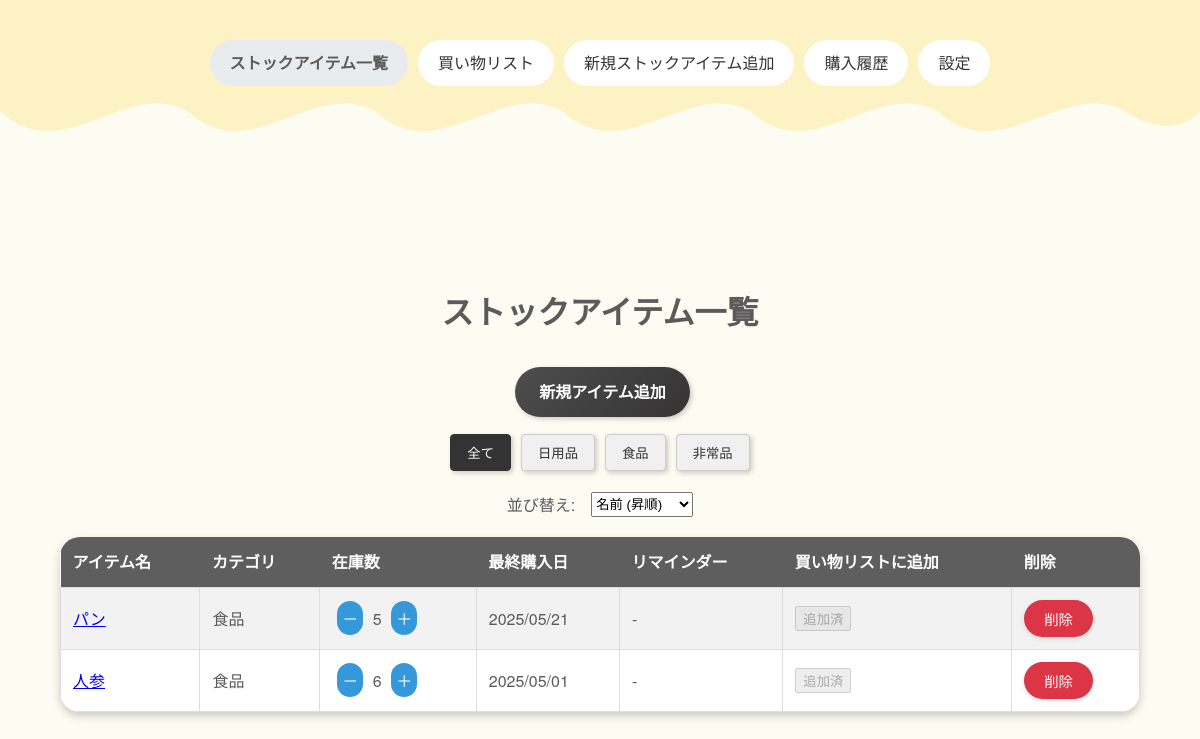
/items/ (signed in), run on the app's committed database.
### App/models.py (models this page shows, shortened)
class ItemCategory(models.Model):
    user = models.ForeignKey(settings.AUTH_USER_MODEL, on_delete=models.CASCADE)
    name = models.CharField(max_length=50, blank=False, null=False)
    display_order = models.IntegerField(default=1)
    created_at = models.DateTimeField(auto_now_add=True)
    updated_at = models.DateTimeField(auto_now=True)
    class Meta:
        db_table = "App_category"

class Item(models.Model):
    user = models.ForeignKey(settings.AUTH_USER_MODEL, on_delete=models.CASCADE)
    category = models.ForeignKey('ItemCategory', on_delete=models.CASCADE)
    name = models.CharField(max_length=50)
    stock_quantity = models.IntegerField(default=0)
    memo = models.CharField(max_length=500, blank=True, null=True)
    stock_min_threshold = models.IntegerField(default=1)
    purchase_interval_days = models.IntegerField(null=True, blank=True, verbose_name="購入頻度（日）")
    reminder = models.BooleanField(default=True)
    created_at = models.DateTimeField(auto_now_add=True)
    updated_at = models.DateTimeField(auto_now=True)

class PurchaseHistory(models.Model):
    item = models.ForeignKey(Item, related_name='purchase_histories', on_delete=models.CASCADE)
    purchased_date = models.DateField(null=True, blank=True)
    purchased_quantity = models.IntegerField()
    created_at = models.DateTimeField(auto_now_add=True)
    updated_at = models.DateTimeField(auto_now=True)

### App/views.py (the view)
# urls.py: path('items/', item_list, name='item_list'),
def item_list(request):
    user = request.user
    manually_added_items = set(PurchaseItem.objects.filter(item__user=user).values_list('item_id', flat=True))
    print(f"DEBUG (after fix - manually_added_items from PurchaseItem): {manually_added_items}")
    low_stock_items = set(Item.objects.filter(user=user, stock_quantity__lt=models.F('stock_min_threshold')).values_list('id', flat=True))
    print(f"DEBUG (after fix - low_stock_items): {low_stock_items}")
    shopping_list_items = manually_added_items | low_stock_items  # `set` の和集合で統合
    print(f"DEBUG (before item_list processing): shopping_list_items (calculated) = {shopping_list_items}")
    items = Item.objects.filter(user=user)
    categories = ItemCategory.objects.filter(user=user).order_by('display_order')
    selected_category = request.GET.get('category', 'all')
    if selected_category == 'all':
        displayed_items = items
    else:
        displayed_items = items.filter(category__name=selected_category)
    sort_by = request.GET.get('sort', 'name_asc')
    if sort_by == 'name_asc':
        displayed_items = displayed_items.order_by('name')
    elif sort_by == 'name_desc':
        displayed_items = displayed_items.order_by('-name')
    elif sort_by == 'stock_asc':
        displayed_items = displayed_items.order_by('stock_quantity')
    elif sort_by == 'stock_desc':
        displayed_items = displayed_items.order_by('-stock_quantity')
    item_data = []
    for item in displayed_items:
        last_purchase = item.purchase_histories.order_by('-purchased_date').first()
        last_purchase_date = last_purchase.purchased_date if last_purchase else None
        purchase_frequency = item.purchase_interval_days or 0
        next_purchase_date = (
            last_purchase_date + timedelta(days=purchase_frequency) if last_purchase_date and purchase_frequency else None
        )
        reminder_due = (
            item.reminder and  # 🔹 これを追加
            next_purchase_date and
            next_purchase_date <= now().date() and
            item.id not in shopping_list_items
        )
        item_data.append({
            'item': item,
            'last_purchase_date': last_purchase_date,
            'reminder_due': reminder_due,  # リマインダー表示条件
        })
    if sort_by == 'date_asc':
        item_data = sorted(item_data, key=lambda x: x['last_purchase_date'] or date.min)
    elif sort_by == 'date_desc':
        item_data = sorted(item_data, key=lambda x: x['last_purchase_date'] or date.min, reverse=True)
    print(f"DEBUG (before render): shopping_list_items = {shopping_list_items}")
    return render(request, 'item_list.html', {
        'categories': categories,
        'selected_category': selected_category,
        'displayed_items': displayed_items,
        'item_data': item_data,
        'shopping_list_items': list(shopping_list_items),
        'sort_by': sort_by,
    })

### App/templates/item_list.html (shortened to what this page needs)
<!DOCTYPE html>
<html lang="ja">
{% extends "base.html" %}
{% load static %}
{% block content %}
<body class="item-list-page">
    <h1>ストックアイテム一覧</h1>
    <div class="itemlist-choice">
        <a href="{% url 'add_item' %}" class="btn-add-item">新規アイテム追加</a>
    </div>
    <div class="category-buttons">
            <button class="category-btn {% if selected_category == 'all' %}active{% endif %}" onclick="window.location.href='?category=all'">全て</button>
        {% for category in categories %}
            <button class="category-btn {% if selected_category == category.name %}active{% endif %}" onclick="window.location.href='?category={{ category.name }}'">
                {{ category.name }}
            </button>
        {% endfor %}
    </div>
    <div class="sort-options">
        <label for="sort-by">並び替え:</label>
        <select id="sort-by" onchange="location.href='?category={{ selected_category }}&sort='+this.value">
            <option value="name_asc" {% if sort_by == 'name_asc' %}selected{% endif %}>名前 (昇順)</option>
        </select>
    </div>
    {% if not displayed_items %}
        <p class="no-items">まだアイテムが登録されていません。</p>
    {% else %}
        <table>
            <thead>
                <tr>
                    <th>アイテム名</th>
                    <th>カテゴリ</th>
                    <th>在庫数</th>
                    <th>最終購入日</th>
                    <th>リマインダー</th>
                    <th>買い物リストに追加</th>
                    <th>削除</th>
                </tr>
            </thead>
            <tbody>
                {% for entry in item_data %}
                <tr id="item-{{ entry.item.id }}">
                    <td>
                        <a href="{% url 'edit_item' entry.item.id %}" class="item-name">{{ entry.item.name }}</a>
                    </td>
                    <td>{{ entry.item.category.name }}</td>
                    <td>
                        <div class="stock-control">
                            <button class="decrement" data-item-id="{{ entry.item.id }}">－</button>
                            <span class="stock-quantity">{{ entry.item.stock_quantity }}</span>
                            <button class="increment" data-item-id="{{ entry.item.id }}">＋</button>
                        </div>
                    </td>
                    <td>
                        {% if entry.last_purchase_date %}
                            {{ entry.last_purchase_date|date:"Y/m/d" }}
                        {% else %}
                            不明
                        {% endif %}
                    </td>
                    <td>
                        {% if entry.reminder_due %}
                            <span class="reminder-warning">そろそろ購入時期です。在庫数を確認してください。</span>
                        {% else %}
                            -
                        {% endif %}
                    </td>
                    <td>
                        {% with item_id=entry.item.id|stringformat:"s" %}
                            {% if item_id in shopping_list_items|join:"," %}
                                <button class="add-to-list" data-item-id="{{ entry.item.id }}" disabled>追加済</button>
                            {% else %}
                                <button class="add-to-list" data-item-id="{{ entry.item.id }}">追加</button>
                            {% endif %}
                        {% endwith %}
                    </td>
                    <td >
                        <button type="button" class="btn-warning delete-item" data-item-id="{{ entry.item.id }}">削除</button>
                    </td>
                </tr>
                {% endfor %}
            </tbody>
        </table>
    {% endif %}
</body>
{% endblock %}

### App/templates/base.html (shortened to what this page needs)
<!DOCTYPE html>
<html lang="ja">
{% load static %}
<head>
    <link rel="stylesheet" href="{% static 'css/styles.css' %}">
</head>
<body>
    <header id="main-header" class="wave-header">
        <nav class="navigation">
            <ul>
                <li>
                    <a href="{% url 'item_list' %}" class="nav-item {% if request.resolver_match.url_name == 'item_list' %}active{% endif %}">
                        ストックアイテム一覧
                    </a>
                </li>
                <li>
                    <a href="{% url 'shopping_list' %}" class="nav-item {% if request.resolver_match.url_name == 'shopping_list' %}active{% endif %}">
                        買い物リスト
                    </a>
                </li>
                <li>
                    <a href="{% url 'add_item' %}" class="nav-item {% if request.resolver_match.url_name == 'add_item' %}active{% endif %}">
                        新規ストックアイテム追加
                    </a>
                </li>
                <li>
                    <a href="{% url 'purchase_history_list' %}" class="nav-item {% if request.resolver_match.url_name == 'purchase_history_list' %}active{% endif %}">
                        購入履歴
                    </a>
                </li>
                <li>
                    <a href="{% url 'settings' %}" class="nav-item {% if request.resolver_match.url_name == 'settings' %}active{% endif %}">
                        設定
                    </a>
                </li>
            </ul>
        </nav>
        <div class="wave">
            <div class="u-pc">
                <svg xmlns="http://www.w3.org/2000/svg" viewBox="0 0 1440 120">
                    <path fill="#fcf2c3" fill-opacity="1" d="
                        M0,90
                        C75,160 150,50 225,90
                        C300,160 375,50 450,90
                        C525,160 600,50 675,90
                        C750,160 825,50 900,90
                        C975,160 1050,50 1125,90
                        C1200,160 1275,50 1350,90
                        C1410,130 1440,90 1440,90
                        L1440,0 L0,0 Z">
                    </path>
                </svg>
            </div>
        </div>
    </header>
    <div class="content main-content">
        {% block content %}
        {% endblock %}
    </div>
</body>
</html>

### static/css/styles.css (style rules this page uses)
body { font-family: "Helvetica Neue", Arial, sans-serif; margin: 0; padding: 0; line-height: 1.6; background-color: #fcfbeba1; color: #5c5a5a; }
h1, h2 { margin-top: 80px; margin-bottom: 20px; color: #5c5a5a; }
h1 { text-align: center; font-size: 2rem; padding-bottom: 10px; }
.main-content { padding-top: 110px; }
header, header h1 { background-color: #fcf2c3f1; color: white; padding: 10px 0 0; text-align: center; }
.wave-header { position: fixed; top: 0; left: 0; width: 100%; z-index: 1000; background-color: #fcf2c3f1; color: white; padding: 10px 0 0; text-align: center; overflow: visible; }
table { width: 90%; max-width: 1200px; margin: 20px auto; border-collapse: collapse; background-color: #fff; box-shadow: 0 4px 8px rgba(0, 0, 0, 0.2); border-radius: 20px; overflow: hidden; }
thead th { background-color: #5f5e5f; color: #fff; padding: 12px; text-align: left; }
tbody tr:nth-child(odd) { background-color: #f2f2f2; }
tbody td { padding: 12px; border: 1px solid #ddd; }
input[type="number"], input[type="date"], button.decrement, button.increment { font-size: 1rem; padding: 5px; margin: 0 5px; border-radius: 30px; border: 1px solid #ddd; width: auto; }
button.decrement, button.increment { background-color: #3498db; color: #fff; border: none; cursor: pointer; border-radius: 30px; }
.navigation { position: relative; background-color: transparent; padding: 10px; display: flex; justify-content: center; gap: 10px; position: relative; z-index: 20; margin-top: 20px; }
.navigation ul { list-style: none; padding: 0; margin: 0; display: flex; gap: 10px; }
.nav-item { display: inline-block; padding: 10px 20px; border-radius: 25px; background-color: white; text-align: center; color: #333; text-decoration: none; transition: background-color 0.3s; }
.nav-item.active { background-color: #e9ecef; font-weight: bold; color: #5c5a5a; }
.wave { position: absolute; top: calc(100% - 60px); left: 0; width: 100%; height: 120px; z-index: 1; }
.u-pc { display: none; }
@media screen and (min-width: 1200px) { .wave { height: 100px; } }
@media screen and (min-width: 1200px) { .content { margin-top: 180px; } }
@media screen and (min-width: 768px) { .u-pc { display: block; } }
.sort-options { display: flex; justify-content: center; gap: 16px; margin-top: 16px; }
.btn-add-item { display: inline-block; padding: 12px 24px; margin: 0px 0px 2px 5px ; font-size: 16px; font-weight: bold; color: #fff; background: linear-gradient(135deg, #4e4e4e, #353334); border: none; border-radius: 28px; text-decoration: none; transition: all 0.3s ease-in-out; box-shadow: 2px 2px 5px rgba(0, 0, 0, 0.2); text-align: center; cursor: pointer; }
.btn-warning { background-color: #dc3545; color: white; border: none; border-radius: 24px; padding: 8px 20px; font-size: 0.9rem; text-align: center; cursor: pointer; box-shadow: 0 2px 5px rgba(0, 0, 0, 0.1); text-decoration: none; }
.itemlist-choice { display: flex; justify-content: center; gap: 16px; margin-top: 16px; }
.category-buttons { display: flex; justify-content: center; flex-wrap: wrap; margin-top: 10px; }
.category-buttons .category-btn { background-color: #f0f0f0; color: #333; border: 1px solid #ccc; padding: 8px 16px; cursor: pointer; margin: 5px; border-radius: 4px; box-shadow: 2px 2px 5px rgba(0, 0, 0, 0.2); transition: background-color 0.3s; }
.category-buttons .category-btn.active { background-color: #333; color: #fff; border-color: #333; cursor: default; }

### data on the page
ItemCategory: name "日用品"
ItemCategory: name "食品"
ItemCategory: name "非常品"
Item: item.name "パン", item.category.name "食品", item.stock_quantity "5", last_purchase_date "2025/05/21"
Item: item.name "人参", item.category.name "食品", item.stock_quantity "6", last_purchase_date "2025/05/01"
